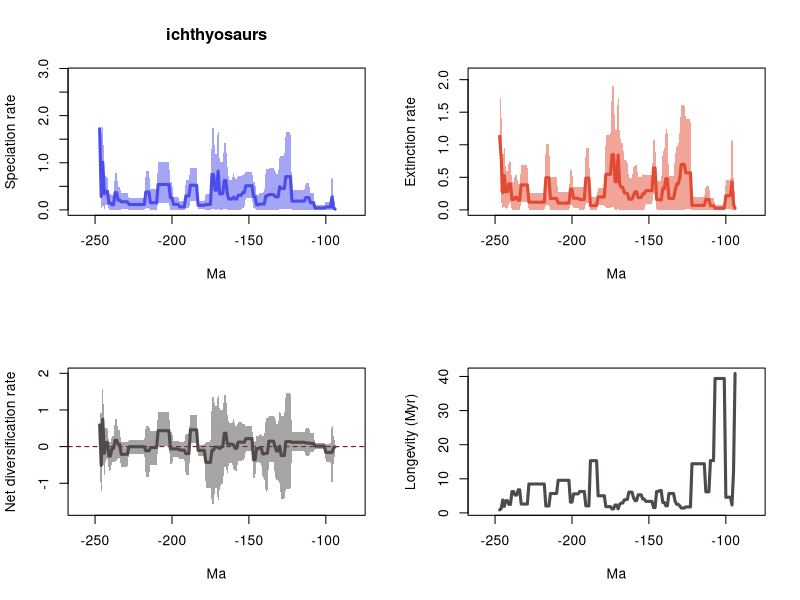

Write R code to recreate this figure.
# 10 files combined:
# 	pyrate_mcmc_logs/ichthyosaur_species_occurrences_10ichthyosaurs_occurrences-TPP-subages_G_BDS_marginal_rates.log
# 	pyrate_mcmc_logs/ichthyosaur_species_occurrences_1ichthyosaurs_occurrences-TPP-subages_G_BDS_marginal_rates.log
# 	pyrate_mcmc_logs/ichthyosaur_species_occurrences_2ichthyosaurs_occurrences-TPP-subages_G_BDS_marginal_rates.log
# 	pyrate_mcmc_logs/ichthyosaur_species_occurrences_3ichthyosaurs_occurrences-TPP-subages_G_BDS_marginal_rates.log
# 	pyrate_mcmc_logs/ichthyosaur_species_occurrences_4ichthyosaurs_occurrences-TPP-subages_G_BDS_marginal_rates.log
# 	pyrate_mcmc_logs/ichthyosaur_species_occurrences_5ichthyosaurs_occurrences-TPP-subages_G_BDS_marginal_rates.log
# 	pyrate_mcmc_logs/ichthyosaur_species_occurrences_6ichthyosaurs_occurrences-TPP-subages_G_BDS_marginal_rates.log
# 	pyrate_mcmc_logs/ichthyosaur_species_occurrences_7ichthyosaurs_occurrences-TPP-subages_G_BDS_marginal_rates.log
# 	pyrate_mcmc_logs/ichthyosaur_species_occurrences_8ichthyosaurs_occurrences-TPP-subages_G_BDS_marginal_rates.log
# 	pyrate_mcmc_logs/ichthyosaur_species_occurrences_9ichthyosaurs_occurrences-TPP-subages_G_BDS_marginal_rates.log

# 95% HPDs calculated using code from Biopy (https://www.cs.auckland.ac.nz/~yhel002/biopy/)

pdf(file='ichthyosaur_species_occurrences_10ichthyosaurs_occurrences-TPP-subages_G_BDS_marginal_rates_RTT.pdf',width=10.8, height=8.4)
par(mfrow=c(2,2))
library(scales)
L_hpd_m95=c(NA, NA,NA,NA,NA,NA,NA,NA,NA,NA,NA,NA,NA,NA,NA,NA,NA,NA,NA,NA,NA,NA,NA,NA,NA,NA,NA,NA,NA,NA,NA,NA,NA,NA,NA,NA,NA,NA,NA,NA,NA,NA,NA,NA,NA,NA,NA,NA,NA,NA,NA,NA,NA,NA,NA,NA,NA,NA,NA,NA,NA,NA,NA,NA,NA,NA,NA,NA,NA,NA,NA,NA,NA,NA,NA,NA,NA,NA,NA,NA,NA,NA,NA,NA,NA,NA,NA,NA,NA,NA,NA,NA,NA,NA,0.0,0.0,0.0,1.516291529e-06,1.516291529e-06,1.516291529e-06,1.516291529e-06,1.130263235e-06,1.130263235e-06,1.130263235e-06,1.130263235e-06,1.130263235e-06,1.130263235e-06,1.130263235e-06,1.0150688783e-05,1.0150688783e-05,1.0150688783e-05,0.000824432434775,0.000824432434775,0.000824432434775,0.003700724039406,0.003700724039406,0.003700724039406,0.003700724039406,0.003700724039406,0.003700724039406,0.003700724039406,0.003700724039406,0.003700724039406,0.026990460043104,0.026990460043104,0.026990460043104,0.026990460043104,0.008670753129907,0.008670753129907,0.008670753129907,0.013719560326183,6.815401594e-06,6.815401594e-06,4.502292742e-06,1.72274535e-05,1.72274535e-05,1.72274535e-05,1.72274535e-05,4.8057676243e-05,4.8057676243e-05,1.830119751e-06,1.830119751e-06,7.714505713e-06,7.714505713e-06,6.664974185e-06,6.664974185e-06,0.037892662152948,0.037892662152948,0.244531857404909,0.244531857404909,0.244531857404909,0.244531857404909,0.244531857404909,0.049138273426086,0.049138273426086,5.705605671e-06,5.705605671e-06,5.705605671e-06,1.1717990222e-05,1.1717990222e-05,2.5317692722e-05,2.784407961e-06,2.784407961e-06,2.784407961e-06,2.4755754932e-05,0.022232183473848,0.022232183473848,5.2524336819e-05,1.0732414938e-05,2.387453522e-05,0.021905906842117,1.160463545e-06,1.160463545e-06,0.028099813859553,0.028099813859553,4.76324134e-07,4.76324134e-07,4.76324134e-07,4.76324134e-07,0.018849295789525,0.018849295789525,0.018849295789525,0.018849295789525,0.018849295789525,0.186952321253071,0.186952321253071,0.186952321253071,0.186952321253071,0.186952321253071,0.032855178095133,0.032855178095133,0.032855178095133,8.784182517e-06,8.784182517e-06,8.784182517e-06,8.784182517e-06,0.000144765185359,0.000144765185359,0.000144765185359,0.000144765185359,0.000121283124431,0.000121283124431,0.139863354598264,0.139863354598264,0.139863354598264,0.139863354598264,0.139863354598264,0.139863354598264,0.139863354598264,0.139863354598264,1.52718051e-07,1.52718051e-07,1.52718051e-07,1.52718051e-07,1.52718051e-07,0.035475144114949,0.035475144114949,0.035475144114949,0.004843080405843,0.004843080405843,0.004843080405843,0.004843080405843,0.004843080405843,0.004843080405843,0.004843080405843,0.004843080405843,0.004843080405843,0.004843080405843,0.004843080405843,0.013653990555035,0.013653990555035,0.013653990555035,0.013653990555035,0.013653990555035,0.000235308866638,0.000235308866638,2.8592071348e-05,2.8592071348e-05,6.14484323e-06,6.14484323e-06,0.000138786370707,0.000138786370707,0.121154129203541,0.121154129203541,0.00058540404296,0.159366031654942,4.8292210434e-05,0.901772384988008)
L_hpd_M95=c(NA, NA,NA,NA,NA,NA,NA,NA,NA,NA,NA,NA,NA,NA,NA,NA,NA,NA,NA,NA,NA,NA,NA,NA,NA,NA,NA,NA,NA,NA,NA,NA,NA,NA,NA,NA,NA,NA,NA,NA,NA,NA,NA,NA,NA,NA,NA,NA,NA,NA,NA,NA,NA,NA,NA,NA,NA,NA,NA,NA,NA,NA,NA,NA,NA,NA,NA,NA,NA,NA,NA,NA,NA,NA,NA,NA,NA,NA,NA,NA,NA,NA,NA,NA,NA,NA,NA,NA,NA,NA,NA,NA,NA,NA,0.11495691035434,0.299855802858792,0.865005232559534,0.177451331077632,0.177451331077632,0.177451331077632,0.177451331077632,0.09983128942319,0.09983128942319,0.09983128942319,0.09983128942319,0.09983128942319,0.09983128942319,0.09983128942319,0.365923468959936,0.365923468959936,0.365923468959936,0.568778235753951,0.568778235753951,0.568778235753951,0.415756855867916,0.415756855867916,0.415756855867916,0.415756855867916,0.415756855867916,0.415756855867916,0.415756855867916,0.415756855867916,0.415756855867916,1.642966638378939,1.642966638378939,1.642966638378939,1.642966638378939,1.136169090109182,1.136169090109182,1.136169090109182,1.15116188798195,0.752345336630146,0.752345336630146,0.816494174179983,0.880240426918652,0.880240426918652,0.880240426918652,0.880240426918652,0.87033161435567,0.87033161435567,0.371284415200031,0.371284415200031,0.352988955349467,0.352988955349467,0.311031884352888,0.311031884352888,0.582266488285699,0.582266488285699,0.807275741607689,0.807275741607689,0.807275741607689,0.807275741607689,0.807275741607689,0.743913571254123,0.743913571254123,0.722245556013792,0.722245556013792,0.722245556013792,0.650786075122747,0.650786075122747,0.780268198093396,0.639956521812853,0.639956521812853,0.639956521812853,0.928408372162918,1.427361508245783,1.427361508245783,1.013256158379037,1.004172246753923,1.000128613066504,1.852661793778009,1.188884056449604,1.188884056449604,1.734685912495385,1.734685912495385,0.345017122808215,0.345017122808215,0.345017122808215,0.345017122808215,0.18956932910957,0.18956932910957,0.18956932910957,0.18956932910957,0.18956932910957,0.896239067863996,0.896239067863996,0.896239067863996,0.896239067863996,0.896239067863996,0.632125679992284,0.632125679992284,0.632125679992284,0.183799488543702,0.183799488543702,0.183799488543702,0.183799488543702,0.269598921206379,0.269598921206379,0.269598921206379,0.269598921206379,0.58695604448654,0.58695604448654,1.018496255398202,1.018496255398202,1.018496255398202,1.018496255398202,1.018496255398202,1.018496255398202,1.018496255398202,1.018496255398202,0.434925475750827,0.434925475750827,0.434925475750827,0.434925475750827,0.434925475750827,0.823023926953973,0.823023926953973,0.823023926953973,0.245869792957547,0.245869792957547,0.245869792957547,0.245869792957547,0.245869792957547,0.245869792957547,0.245869792957547,0.245869792957547,0.245869792957547,0.245869792957547,0.245869792957547,0.366958347630858,0.366958347630858,0.366958347630858,0.366958347630858,0.366958347630858,0.490487019602271,0.490487019602271,0.791746221330814,0.791746221330814,0.32063756260824,0.32063756260824,0.334842630057801,0.334842630057801,0.704971107754224,0.704971107754224,0.790742602463685,1.949614858101238,0.716810842008392,2.630312114141202)
M_hpd_m95=c(NA, NA,NA,NA,NA,NA,NA,NA,NA,NA,NA,NA,NA,NA,NA,NA,NA,NA,NA,NA,NA,NA,NA,NA,NA,NA,NA,NA,NA,NA,NA,NA,NA,NA,NA,NA,NA,NA,NA,NA,NA,NA,NA,NA,NA,NA,NA,NA,NA,NA,NA,NA,NA,NA,NA,NA,NA,NA,NA,NA,NA,NA,NA,NA,NA,NA,NA,NA,NA,NA,NA,NA,NA,NA,NA,NA,NA,NA,NA,NA,NA,NA,NA,NA,NA,NA,NA,NA,NA,NA,NA,NA,NA,NA,0.0,0.0,0.0,0.015165451249607,0.015165451249607,0.015165451249607,0.015165451249607,5.630246e-08,5.630246e-08,5.630246e-08,5.630246e-08,5.630246e-08,5.630246e-08,5.630246e-08,1.720012483e-06,1.720012483e-06,1.720012483e-06,0.000830558628795,0.000830558628795,0.000830558628795,1.139718072e-06,1.139718072e-06,1.139718072e-06,1.139718072e-06,1.139718072e-06,1.139718072e-06,1.139718072e-06,1.139718072e-06,1.139718072e-06,0.011105661202202,0.011105661202202,0.011105661202202,0.011105661202202,0.001530260495987,0.001530260495987,0.001530260495987,7.9372802226e-05,1.1169570178e-05,1.1169570178e-05,6.802152256e-06,2.037630301e-06,2.037630301e-06,2.037630301e-06,2.037630301e-06,3.6421750943e-05,3.6421750943e-05,8.967039811e-06,8.967039811e-06,2.742780444e-06,2.742780444e-06,1.084897041e-06,1.084897041e-06,0.248235634046408,0.248235634046408,0.086328782577477,0.086328782577477,0.086328782577477,0.086328782577477,0.086328782577477,0.001567291298496,0.001567291298496,3.740951973e-06,3.740951973e-06,3.740951973e-06,5.3551931452e-05,5.3551931452e-05,2.371074209e-06,7.975475771e-06,7.975475771e-06,7.975475771e-06,1.787853099e-06,5.409509317e-06,5.409509317e-06,1.7226289684e-05,1.6903542009e-05,7.816880146e-06,0.030509308585889,6.019344166e-06,6.019344166e-06,0.039183341338394,0.039183341338394,0.035486939333454,0.035486939333454,0.035486939333454,0.035486939333454,0.07187532016541,0.07187532016541,0.07187532016541,0.07187532016541,0.07187532016541,5.707341935e-06,5.707341935e-06,5.707341935e-06,5.707341935e-06,5.707341935e-06,0.10107699001925,0.10107699001925,0.10107699001925,0.00101864956174,0.00101864956174,0.00101864956174,0.00101864956174,0.032882865333511,0.032882865333511,0.032882865333511,0.032882865333511,0.075217489853807,0.075217489853807,1.070576294e-06,1.070576294e-06,1.070576294e-06,1.070576294e-06,1.070576294e-06,1.070576294e-06,1.070576294e-06,1.070576294e-06,2.456919667e-06,2.456919667e-06,2.456919667e-06,2.456919667e-06,2.456919667e-06,0.070623160943929,0.070623160943929,0.070623160943929,0.002360751430905,0.002360751430905,0.002360751430905,0.002360751430905,0.002360751430905,0.002360751430905,0.002360751430905,0.002360751430905,0.002360751430905,0.002360751430905,0.002360751430905,0.125175782025622,0.125175782025622,0.125175782025622,0.125175782025622,0.125175782025622,1.329278499e-06,1.329278499e-06,1.7303124816e-05,1.7303124816e-05,7.748144229e-06,7.748144229e-06,0.10233833572609,0.10233833572609,0.015229165897497,0.015229165897497,0.102166116975761,1.5258432059e-05,0.136349388644389,0.440210592227717)
M_hpd_M95=c(NA, NA,NA,NA,NA,NA,NA,NA,NA,NA,NA,NA,NA,NA,NA,NA,NA,NA,NA,NA,NA,NA,NA,NA,NA,NA,NA,NA,NA,NA,NA,NA,NA,NA,NA,NA,NA,NA,NA,NA,NA,NA,NA,NA,NA,NA,NA,NA,NA,NA,NA,NA,NA,NA,NA,NA,NA,NA,NA,NA,NA,NA,NA,NA,NA,NA,NA,NA,NA,NA,NA,NA,NA,NA,NA,NA,NA,NA,NA,NA,NA,NA,NA,NA,NA,NA,NA,NA,NA,NA,NA,NA,NA,NA,0.178978178881005,0.484344833629849,1.348436543709466,0.458578566919214,0.458578566919214,0.458578566919214,0.458578566919214,0.073611385236862,0.073611385236862,0.073611385236862,0.073611385236862,0.073611385236862,0.073611385236862,0.073611385236862,0.189051972872193,0.189051972872193,0.189051972872193,0.373581718908834,0.373581718908834,0.373581718908834,0.200975203068342,0.200975203068342,0.200975203068342,0.200975203068342,0.200975203068342,0.200975203068342,0.200975203068342,0.200975203068342,0.200975203068342,1.399058329551531,1.399058329551531,1.399058329551531,1.399058329551531,1.618041225912911,1.618041225912911,1.618041225912911,1.211485681412567,0.974273160273117,0.974273160273117,0.843089833221233,0.518479228549124,0.518479228549124,0.518479228549124,0.518479228549124,1.240051956275658,1.240051956275658,0.901483055273294,0.901483055273294,0.440996420331552,0.440996420331552,0.435594899256339,0.435594899256339,1.079588952772874,1.079588952772874,0.530595374209021,0.530595374209021,0.530595374209021,0.530595374209021,0.530595374209021,0.543651597961796,0.543651597961796,0.504684538377269,0.504684538377269,0.504684538377269,0.696671727835081,0.696671727835081,0.653986150946294,0.487724700907022,0.487724700907022,0.487724700907022,0.740391344318845,0.764559395046688,0.764559395046688,1.028290832268866,1.027955160914891,1.14910684417953,1.892823517975109,1.22221590863518,1.22221590863518,1.903994185619634,1.903994185619634,1.14922145909867,1.14922145909867,1.14922145909867,1.14922145909867,0.338048882438786,0.338048882438786,0.338048882438786,0.338048882438786,0.338048882438786,0.190478303428917,0.190478303428917,0.190478303428917,0.190478303428917,0.190478303428917,0.94324880210577,0.94324880210577,0.94324880210577,0.351334480734344,0.351334480734344,0.351334480734344,0.351334480734344,0.354343578364094,0.354343578364094,0.354343578364094,0.354343578364094,0.608470122330194,0.608470122330194,0.274690071917117,0.274690071917117,0.274690071917117,0.274690071917117,0.274690071917117,0.274690071917117,0.274690071917117,0.274690071917117,0.510620745778437,0.510620745778437,0.510620745778437,0.510620745778437,0.510620745778437,1.016219670566062,1.016219670566062,1.016219670566062,0.255303015751467,0.255303015751467,0.255303015751467,0.255303015751467,0.255303015751467,0.255303015751467,0.255303015751467,0.255303015751467,0.255303015751467,0.255303015751467,0.255303015751467,0.681650824078841,0.681650824078841,0.681650824078841,0.681650824078841,0.681650824078841,0.395349787021531,0.395349787021531,0.535824197606685,0.535824197606685,0.431159604614878,0.431159604614878,0.746126477335515,0.746126477335515,0.586401923515271,0.586401923515271,1.017237366967823,0.695394044689649,1.572758490793889,1.89972157883117)
R_hpd_m95=c(NA, NA,NA,NA,NA,NA,NA,NA,NA,NA,NA,NA,NA,NA,NA,NA,NA,NA,NA,NA,NA,NA,NA,NA,NA,NA,NA,NA,NA,NA,NA,NA,NA,NA,NA,NA,NA,NA,NA,NA,NA,NA,NA,NA,NA,NA,NA,NA,NA,NA,NA,NA,NA,NA,NA,NA,NA,NA,NA,NA,NA,NA,NA,NA,NA,NA,NA,NA,NA,NA,NA,NA,NA,NA,NA,NA,NA,NA,NA,NA,NA,NA,NA,NA,NA,NA,NA,NA,NA,NA,NA,NA,NA,NA,-0.170893438515411,-0.47278842509388,-1.202176635060232,-0.424440719932828,-0.424440719932828,-0.424440719932828,-0.424440719932828,-0.064338276612113,-0.064338276612113,-0.064338276612113,-0.064338276612113,-0.064338276612113,-0.064338276612113,-0.064338276612113,-0.14471282871281,-0.14471282871281,-0.14471282871281,-0.267371412051959,-0.267371412051959,-0.267371412051959,-0.114826358614717,-0.114826358614717,-0.114826358614717,-0.114826358614717,-0.114826358614717,-0.114826358614717,-0.114826358614717,-0.114826358614717,-0.114826358614717,-1.160701991299867,-1.160701991299867,-1.160701991299867,-1.160701991299867,-1.435642981852724,-1.435642981852724,-1.435642981852724,-0.999972701844271,-0.91523024376361,-0.91523024376361,-0.815189197168555,-0.432458360924432,-0.432458360924432,-0.432458360924432,-0.432458360924432,-1.252181814282301,-1.252181814282301,-0.860707227158598,-0.860707227158598,-0.440058005736757,-0.440058005736757,-0.426939162508447,-0.426939162508447,-0.862500248715014,-0.862500248715014,-0.12131299772377,-0.12131299772377,-0.12131299772377,-0.12131299772377,-0.12131299772377,-0.353313601481491,-0.353313601481491,-0.394802071763118,-0.394802071763118,-0.394802071763118,-0.659835836250059,-0.659835836250059,-0.626025023689201,-0.458581585509208,-0.458581585509208,-0.458581585509208,-0.732049268003193,-0.557977303470912,-0.557977303470912,-1.033860994691856,-1.03073535649009,-1.150102028215242,-1.541290310957574,-1.142847064545601,-1.142847064545601,-1.569602702619095,-1.569602702619095,-1.120846355925763,-1.120846355925763,-1.120846355925763,-1.120846355925763,-0.266125080434779,-0.266125080434779,-0.266125080434779,-0.266125080434779,-0.266125080434779,0.10158591548215,0.10158591548215,0.10158591548215,0.10158591548215,0.10158591548215,-0.774239988224713,-0.774239988224713,-0.774239988224713,-0.341848127476396,-0.341848127476396,-0.341848127476396,-0.341848127476396,-0.286770161803046,-0.286770161803046,-0.286770161803046,-0.286770161803046,-0.483983497451158,-0.483983497451158,0.008436049278319,0.008436049278319,0.008436049278319,0.008436049278319,0.008436049278319,0.008436049278319,0.008436049278319,0.008436049278319,-0.501569162464036,-0.501569162464036,-0.501569162464036,-0.501569162464036,-0.501569162464036,-0.822174977007428,-0.822174977007428,-0.822174977007428,-0.191381552766872,-0.191381552766872,-0.191381552766872,-0.191381552766872,-0.191381552766872,-0.191381552766872,-0.191381552766872,-0.191381552766872,-0.191381552766872,-0.191381552766872,-0.191381552766872,-0.563230757525861,-0.563230757525861,-0.563230757525861,-0.563230757525861,-0.563230757525861,-0.312926328771454,-0.312926328771454,-0.404041764412589,-0.404041764412589,-0.429922097468646,-0.429922097468646,-0.656047727612254,-0.656047727612254,-0.296133959470518,-0.296133959470518,-0.840548558935557,-0.183012030235885,-1.446256943257264,-0.417516822324377)
R_hpd_M95=c(NA, NA,NA,NA,NA,NA,NA,NA,NA,NA,NA,NA,NA,NA,NA,NA,NA,NA,NA,NA,NA,NA,NA,NA,NA,NA,NA,NA,NA,NA,NA,NA,NA,NA,NA,NA,NA,NA,NA,NA,NA,NA,NA,NA,NA,NA,NA,NA,NA,NA,NA,NA,NA,NA,NA,NA,NA,NA,NA,NA,NA,NA,NA,NA,NA,NA,NA,NA,NA,NA,NA,NA,NA,NA,NA,NA,NA,NA,NA,NA,NA,NA,NA,NA,NA,NA,NA,NA,NA,NA,NA,NA,NA,NA,0.102652550631592,0.280480429793589,0.691249545984789,0.070936585481941,0.070936585481941,0.070936585481941,0.070936585481941,0.096097350258831,0.096097350258831,0.096097350258831,0.096097350258831,0.096097350258831,0.096097350258831,0.096097350258831,0.36310904227898,0.36310904227898,0.36310904227898,0.501421010252345,0.501421010252345,0.501421010252345,0.3908563175243,0.3908563175243,0.3908563175243,0.3908563175243,0.3908563175243,0.3908563175243,0.3908563175243,0.3908563175243,0.3908563175243,1.468839919171359,1.468839919171359,1.468839919171359,1.468839919171359,0.846291428215343,0.846291428215343,0.846291428215343,0.979389764919577,0.617303140287043,0.617303140287043,0.778775961610941,0.837694588234072,0.837694588234072,0.837694588234072,0.837694588234072,0.773815972790634,0.773815972790634,0.294151537530508,0.294151537530508,0.333660800264635,0.333660800264635,0.287088383350555,0.287088383350555,0.106623708151159,0.106623708151159,0.559019776795479,0.559019776795479,0.559019776795479,0.559019776795479,0.559019776795479,0.616179397134691,0.616179397134691,0.671842379558088,0.671842379558088,0.671842379558088,0.565290825543804,0.565290825543804,0.766331008945579,0.634626469807685,0.634626469807685,0.634626469807685,0.898992533548584,1.407544479588904,1.407544479588904,1.00427992857832,0.996796403984303,0.987408659026694,1.496549603880938,1.095846377632171,1.095846377632171,1.36247829497722,1.36247829497722,0.12788507432239,0.12788507432239,0.12788507432239,0.12788507432239,0.052775456510066,0.052775456510066,0.052775456510066,0.052775456510066,0.052775456510066,0.862505948273868,0.862505948273868,0.862505948273868,0.862505948273868,0.862505948273868,0.354085518727334,0.354085518727334,0.354085518727334,0.125323890346583,0.125323890346583,0.125323890346583,0.125323890346583,0.162653414137996,0.162653414137996,0.162653414137996,0.162653414137996,0.395763404115892,0.395763404115892,0.946011172382674,0.946011172382674,0.946011172382674,0.946011172382674,0.946011172382674,0.946011172382674,0.946011172382674,0.946011172382674,0.421162734191936,0.421162734191936,0.421162734191936,0.421162734191936,0.421162734191936,0.567505872358552,0.567505872358552,0.567505872358552,0.18021718143899,0.18021718143899,0.18021718143899,0.18021718143899,0.18021718143899,0.18021718143899,0.18021718143899,0.18021718143899,0.18021718143899,0.18021718143899,0.18021718143899,0.118294566946259,0.118294566946259,0.118294566946259,0.118294566946259,0.118294566946259,0.444757676106333,0.444757676106333,0.761641915087279,0.761641915087279,0.29066927681854,0.29066927681854,0.112472146526462,0.112472146526462,0.517180473920946,0.517180473920946,0.464000792813619,1.813039936411628,0.325400831400648,1.590282724564384)
L_mean=c(NA, NA,NA,NA,NA,NA,NA,NA,NA,NA,NA,NA,NA,NA,NA,NA,NA,NA,NA,NA,NA,NA,NA,NA,NA,NA,NA,NA,NA,NA,NA,NA,NA,NA,NA,NA,NA,NA,NA,NA,NA,NA,NA,NA,NA,NA,NA,NA,NA,NA,NA,NA,NA,NA,NA,NA,NA,NA,NA,NA,NA,NA,NA,NA,NA,NA,NA,NA,NA,NA,NA,NA,NA,NA,NA,NA,NA,NA,NA,NA,NA,NA,NA,NA,NA,NA,NA,NA,NA,NA,NA,NA,NA,NA,0.016270121468481,0.051055646256955,0.272790051606333,0.061348235823701,0.061348235823701,0.061348235823701,0.061348235823701,0.038749352551112,0.038749352551112,0.038749352551112,0.038749352551112,0.038749352551112,0.038749352551112,0.038749352551112,0.151996077102328,0.151996077102328,0.151996077102328,0.261998078267726,0.261998078267726,0.261998078267726,0.1865934987919,0.1865934987919,0.1865934987919,0.1865934987919,0.1865934987919,0.1865934987919,0.1865934987919,0.1865934987919,0.1865934987919,0.705317017483671,0.705317017483671,0.705317017483671,0.705317017483671,0.454785855119869,0.454785855119869,0.454785855119869,0.493769511657852,0.276217565673281,0.276217565673281,0.280859620855239,0.324448198938643,0.324448198938643,0.324448198938643,0.324448198938643,0.297149136761258,0.297149136761258,0.125988485046242,0.125988485046242,0.121227763805247,0.121227763805247,0.108447778447319,0.108447778447319,0.283490542811204,0.283490542811204,0.512403690948783,0.512403690948783,0.512403690948783,0.512403690948783,0.512403690948783,0.366416757930787,0.366416757930787,0.311053439459946,0.311053439459946,0.311053439459946,0.231075343334925,0.231075343334925,0.270679148296674,0.230163033137984,0.230163033137984,0.230163033137984,0.325030030473088,0.625629221767315,0.625629221767315,0.342983870977808,0.340598515587889,0.33815693824476,0.822577737491169,0.41834563233496,0.41834563233496,0.752327162557735,0.752327162557735,0.115603919052873,0.115603919052873,0.115603919052873,0.115603919052873,0.096944444447773,0.096944444447773,0.096944444447773,0.096944444447773,0.096944444447773,0.523438827388113,0.523438827388113,0.523438827388113,0.523438827388113,0.523438827388113,0.295839352024452,0.295839352024452,0.295839352024452,0.064397755553277,0.064397755553277,0.064397755553277,0.064397755553277,0.117412132294187,0.117412132294187,0.117412132294187,0.117412132294187,0.254760556853634,0.254760556853634,0.538197128362839,0.538197128362839,0.538197128362839,0.538197128362839,0.538197128362839,0.538197128362839,0.538197128362839,0.538197128362839,0.15126616479547,0.15126616479547,0.15126616479547,0.15126616479547,0.15126616479547,0.379256722715546,0.379256722715546,0.379256722715546,0.114763259956024,0.114763259956024,0.114763259956024,0.114763259956024,0.114763259956024,0.114763259956024,0.114763259956024,0.114763259956024,0.114763259956024,0.114763259956024,0.114763259956024,0.172783390144352,0.172783390144352,0.172783390144352,0.172783390144352,0.172783390144352,0.208381047388982,0.208381047388982,0.364633056370501,0.364633056370501,0.110145900637436,0.110145900637436,0.14485401184494,0.14485401184494,0.390101228916536,0.390101228916536,0.344153514409098,1.011834707798035,0.282636541011403,1.721406018353026)
M_mean=c(NA, NA,NA,NA,NA,NA,NA,NA,NA,NA,NA,NA,NA,NA,NA,NA,NA,NA,NA,NA,NA,NA,NA,NA,NA,NA,NA,NA,NA,NA,NA,NA,NA,NA,NA,NA,NA,NA,NA,NA,NA,NA,NA,NA,NA,NA,NA,NA,NA,NA,NA,NA,NA,NA,NA,NA,NA,NA,NA,NA,NA,NA,NA,NA,NA,NA,NA,NA,NA,NA,NA,NA,NA,NA,NA,NA,NA,NA,NA,NA,NA,NA,NA,NA,NA,NA,NA,NA,NA,NA,NA,NA,NA,NA,0.024468656362499,0.083024120856019,0.431281580610093,0.217956143506458,0.217956143506458,0.217956143506458,0.217956143506458,0.025372407036247,0.025372407036247,0.025372407036247,0.025372407036247,0.025372407036247,0.025372407036247,0.025372407036247,0.065189741851403,0.065189741851403,0.065189741851403,0.161668193160284,0.161668193160284,0.161668193160284,0.06945292377261,0.06945292377261,0.06945292377261,0.06945292377261,0.06945292377261,0.06945292377261,0.06945292377261,0.06945292377261,0.06945292377261,0.569458269644597,0.569458269644597,0.569458269644597,0.569458269644597,0.697506088649046,0.697506088649046,0.697506088649046,0.48229276847216,0.395521354430332,0.395521354430332,0.287020040210312,0.175685644336539,0.175685644336539,0.175685644336539,0.175685644336539,0.478820405346475,0.478820405346475,0.32598112005196,0.32598112005196,0.152857555148651,0.152857555148651,0.159831046177408,0.159831046177408,0.642580854015405,0.642580854015405,0.295301150084636,0.295301150084636,0.295301150084636,0.295301150084636,0.295301150084636,0.246471379285442,0.246471379285442,0.189037225763903,0.189037225763903,0.189037225763903,0.278226090433333,0.278226090433333,0.223185130006254,0.164038678292977,0.164038678292977,0.164038678292977,0.251532898768252,0.259983822196877,0.259983822196877,0.346336268108571,0.346649965711929,0.392324584341196,0.840957275667032,0.432183913229193,0.432183913229193,0.848634600919774,0.848634600919774,0.545600605483623,0.545600605483623,0.545600605483623,0.545600605483623,0.19920450606359,0.19920450606359,0.19920450606359,0.19920450606359,0.19920450606359,0.065364187815675,0.065364187815675,0.065364187815675,0.065364187815675,0.065364187815675,0.487967506367948,0.487967506367948,0.487967506367948,0.159219037446566,0.159219037446566,0.159219037446566,0.159219037446566,0.179297644586833,0.179297644586833,0.179297644586833,0.179297644586833,0.316649902729481,0.316649902729481,0.104579421385469,0.104579421385469,0.104579421385469,0.104579421385469,0.104579421385469,0.104579421385469,0.104579421385469,0.104579421385469,0.175552414414316,0.175552414414316,0.175552414414316,0.175552414414316,0.175552414414316,0.494230779663679,0.494230779663679,0.494230779663679,0.118028373122034,0.118028373122034,0.118028373122034,0.118028373122034,0.118028373122034,0.118028373122034,0.118028373122034,0.118028373122034,0.118028373122034,0.118028373122034,0.118028373122034,0.383640668029986,0.383640668029986,0.383640668029986,0.383640668029986,0.383640668029986,0.147749706815614,0.147749706815614,0.191777923038701,0.191777923038701,0.159950134083229,0.159950134083229,0.400596683104992,0.400596683104992,0.277957206150369,0.277957206150369,0.527393153029679,0.264116918585988,0.794402653012155,1.130729315580062)
R_mean=c(NA, NA,NA,NA,NA,NA,NA,NA,NA,NA,NA,NA,NA,NA,NA,NA,NA,NA,NA,NA,NA,NA,NA,NA,NA,NA,NA,NA,NA,NA,NA,NA,NA,NA,NA,NA,NA,NA,NA,NA,NA,NA,NA,NA,NA,NA,NA,NA,NA,NA,NA,NA,NA,NA,NA,NA,NA,NA,NA,NA,NA,NA,NA,NA,NA,NA,NA,NA,NA,NA,NA,NA,NA,NA,NA,NA,NA,NA,NA,NA,NA,NA,NA,NA,NA,NA,NA,NA,NA,NA,NA,NA,NA,NA,-0.008198534894017,-0.031968474599064,-0.15849152900376,-0.156607907682757,-0.156607907682757,-0.156607907682757,-0.156607907682757,0.013376945514865,0.013376945514865,0.013376945514865,0.013376945514865,0.013376945514865,0.013376945514865,0.013376945514865,0.086806335250925,0.086806335250925,0.086806335250925,0.100329885107442,0.100329885107442,0.100329885107442,0.117140575019289,0.117140575019289,0.117140575019289,0.117140575019289,0.117140575019289,0.117140575019289,0.117140575019289,0.117140575019289,0.117140575019289,0.135858747839074,0.135858747839074,0.135858747839074,0.135858747839074,-0.242720233529176,-0.242720233529176,-0.242720233529176,0.011476743185691,-0.119303788757051,-0.119303788757051,-0.006160419355074,0.148762554602104,0.148762554602104,0.148762554602104,0.148762554602104,-0.181671268585217,-0.181671268585217,-0.199992635005718,-0.199992635005718,-0.031629791343404,-0.031629791343404,-0.05138326773009,-0.05138326773009,-0.359090311204201,-0.359090311204201,0.217102540864147,0.217102540864147,0.217102540864147,0.217102540864147,0.217102540864147,0.119945378645345,0.119945378645345,0.122016213696043,0.122016213696043,0.122016213696043,-0.047150747098408,-0.047150747098408,0.04749401829042,0.066124354845007,0.066124354845007,0.066124354845007,0.073497131704836,0.365645399570438,0.365645399570438,-0.003352397130763,-0.00605145012404,-0.054167646096436,-0.018379538175863,-0.013838280894234,-0.013838280894234,-0.096307438362039,-0.096307438362039,-0.429996686430751,-0.429996686430751,-0.429996686430751,-0.429996686430751,-0.102260061615817,-0.102260061615817,-0.102260061615817,-0.102260061615817,-0.102260061615817,0.458074639572438,0.458074639572438,0.458074639572438,0.458074639572438,0.458074639572438,-0.192128154343496,-0.192128154343496,-0.192128154343496,-0.094821281893289,-0.094821281893289,-0.094821281893289,-0.094821281893289,-0.061885512292646,-0.061885512292646,-0.061885512292646,-0.061885512292646,-0.061889345875847,-0.061889345875847,0.43361770697737,0.43361770697737,0.43361770697737,0.43361770697737,0.43361770697737,0.43361770697737,0.43361770697737,0.43361770697737,-0.024286249618846,-0.024286249618846,-0.024286249618846,-0.024286249618846,-0.024286249618846,-0.114974056948133,-0.114974056948133,-0.114974056948133,-0.003265113166009,-0.003265113166009,-0.003265113166009,-0.003265113166009,-0.003265113166009,-0.003265113166009,-0.003265113166009,-0.003265113166009,-0.003265113166009,-0.003265113166009,-0.003265113166009,-0.210857277885634,-0.210857277885634,-0.210857277885634,-0.210857277885634,-0.210857277885634,0.060631340573369,0.060631340573369,0.1728551333318,0.1728551333318,-0.049804233445792,-0.049804233445792,-0.255742671260052,-0.255742671260052,0.112144022766166,0.112144022766166,-0.183239638620581,0.747717789212046,-0.511766112000752,0.590676702772964)
trans=0.5
age=(0:(248-1))* -1
plot(age,age,type = 'n', ylim = c(0, 2.893343325555322), xlim = c(-260.4,-81.6), ylab = 'Speciation rate', xlab = 'Ma',main='ichthyosaurs' )
polygon(c(age, rev(age)), c(L_hpd_M95, rev(L_hpd_m95)), col = alpha("#4c4cec",trans), border = NA)
lines(rev(age), rev(L_mean), col = "#4c4cec", lwd=3)
plot(age,age,type = 'n', ylim = c(0, 2.094393604181598), xlim = c(-260.4,-81.6), ylab = 'Extinction rate', xlab = 'Ma' )
polygon(c(age, rev(age)), c(M_hpd_M95, rev(M_hpd_m95)), col = alpha("#e34a33",trans), border = NA)
lines(rev(age), rev(M_mean), col = "#e34a33", lwd=3)
plot(age,age,type = 'n', ylim = c(-1.7265629728810048, 1.994343930052791), xlim = c(-260.4,-81.6), ylab = 'Net diversification rate', xlab = 'Ma' )
abline(h=0,lty=2,col="darkred")
polygon(c(age, rev(age)), c(R_hpd_M95, rev(R_hpd_m95)), col = alpha("#504A4B",trans), border = NA)
lines(rev(age), rev(R_mean), col = "#504A4B", lwd=3)
plot(age,rev(1/M_mean),type = 'n', xlim = c(-260.4,-81.6), ylab = 'Longevity (Myr)', xlab = 'Ma' )
lines(rev(age), rev(1/M_mean), col = "#504A4B", lwd=3)
n <- dev.off()
